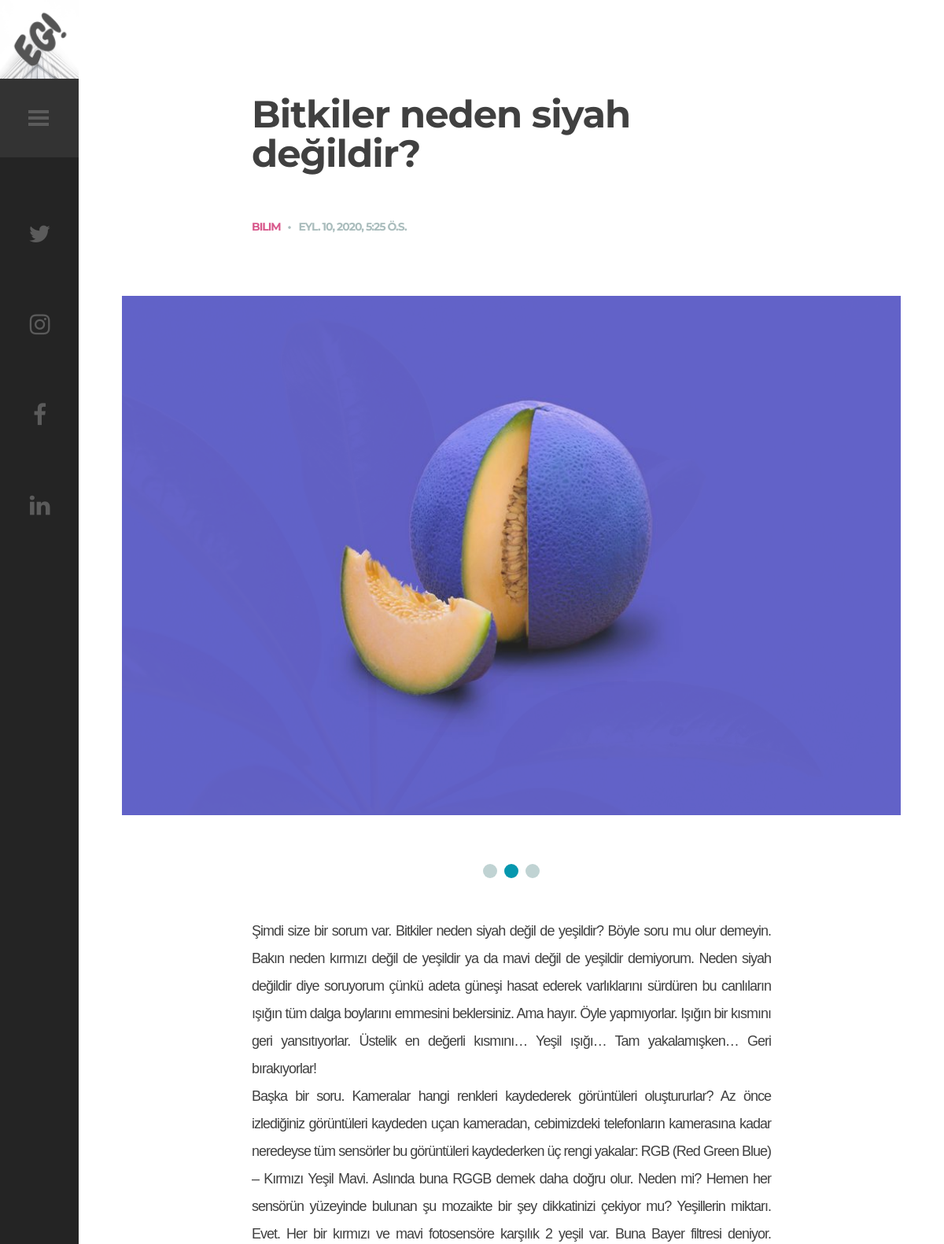
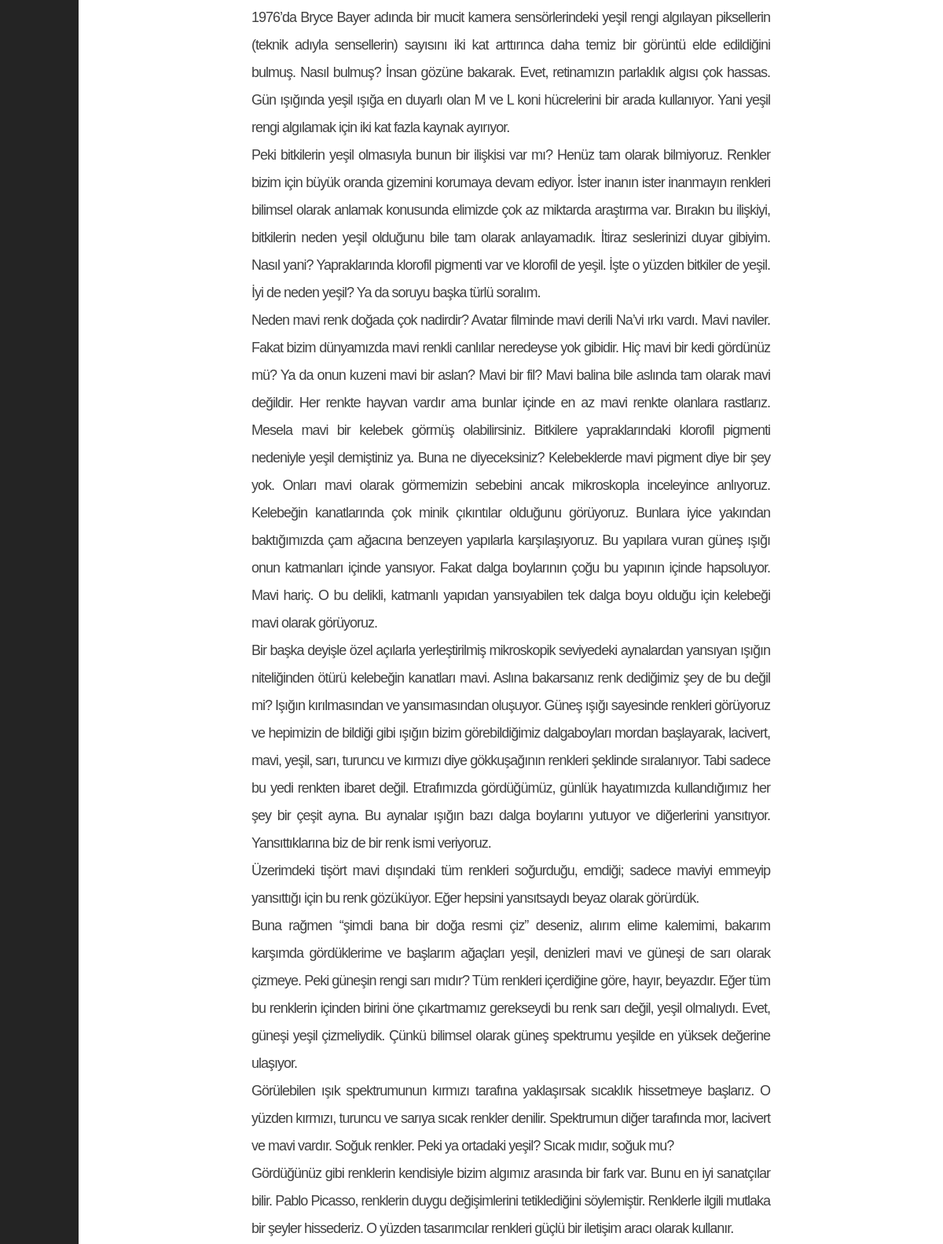
The app's page /blog/single/2/ (upper part) with its own data (2 pictures, top to bottom).
### blog/models.py (models this page shows, shortened)
class Blog(models.Model):
    title = models.CharField(max_length=200,verbose_name="Başlık")
    content = models.TextField(verbose_name="İçerik")
    quote = models.TextField(blank = True, null = True, verbose_name = "Alıntı")
    category = models.ForeignKey(Blog_Category, on_delete=models.CASCADE,verbose_name="Kategori")
    date = models.DateTimeField(auto_now_add=True,verbose_name="Oluşturulma Tarihi")
    published = models.BooleanField(verbose_name="Görünürlük")
    image_1 = models.FileField(blank = True, null = True, verbose_name="Makaleye içerik ekleyin",default="buyap.jpeg")
    image_2 = models.FileField(blank = True, null = True, verbose_name="Makaleye içerik ekleyin",default="buyap.jpeg")
    image_3 = models.FileField(blank = True, null = True, verbose_name="Makaleye içerik ekleyin",default="buyap.jpeg")
    image_4 = models.FileField(blank = True, null = True, verbose_name="Makaleye içerik ekleyin",default="buyap.jpeg")

class Blog_Category(models.Model):
    name = models.CharField(max_length=100, verbose_name = "Kategori Adı")
    url = models.CharField(max_length=100, verbose_name = "Kategori URL")
    def __str__(self):
        return self.name

### blog/views.py (the view)
# urls.py: path("single/<int:id>/", views.single, name = "single"),
def single(request,id):
    blogs = Blog.objects.filter(published=True, id = id)
    content_list = []
    quote_list = []
    for blog in blogs:
        content_list = (blog.content.split("\n" or "\r"))
        quote_list = (blog.quote.split("\n" or "\r"))
    context = {
        "blogs" : blogs,
        "content_list" : content_list,
        "quote_list" : quote_list
    }
    return render(request,"single.html",context)

### templates/single.html (shortened to what this page needs)
{% extends "layout.html" %}
{% load static %}
{% block body %}
<body class="single-post">
{% endblock body %}
{% block content %}
{% for blog in blogs %}
        <div id="content" class="site-content center-relative">
            <div class="single-post-wrapper content-1070 center-relative">
                <article class="center-relative">
                    <h1 class="entry-title">
                        {{blog.title}}
                    </h1>
                    <div class="post-info content-660 center-relative">
                        <div class="cat-links">
                            <ul>
                                <li><a href="#">{{blog.category}}</a></li>
                            </ul>
                        </div>
                        <div class="entry-date published">{{blog.date}}</div>
                    </div>
                    <div class="entry-content">
                        <div class="post-full-width">
                            <div class="image-slider-wrapper">
                                <div class="caroufredsel_wrapper">
                                    <ul id="slider1" class="image-slider slides center-text">
                                        <li><img src="{{blog.image_1.url}}" alt=""></li>
                                        <li><img src="{{blog.image_2.url}}" alt=""></li>
                                    </ul>
                                </div>
                                <div class="slider1_pagination carousel_pagination left"></div>
                            </div>
                        </div>
                        <div class="content-wrap content-660 center-relative">
                            {% for content in content_list %}
                                <p>     {{content}}</p>
                            {% endfor %}
                            <br>
                        </div>
                    </div>
                </article>
            </div>
        </div>
{% endfor %}
{% endblock content %}

### static/css/clear.css (style rules this page uses)
html, body, div, span, object, iframe, h1, h2, h3, h4, h5, h6, p, blockquote, pre, abbr, address, cite, code, del, dfn, em, img, ins, kbd, q, samp, small, strong, sub, sup, var, b, i, ol, ul, li, fieldset, form, label, legend, table, caption, tbody, tfoot, thead, tr, th, td, article, aside, canvas, details, figcaption, figure, footer, header, hgroup, menu, nav, section, summary, time, mark, audio, video { margin:0; padding:0; border:0; outline: none; font-size:100%; vertical-align:baseline; background:transparent; }
body { line-height:1; }
article,aside,details,figcaption,figure, footer,header,hgroup,menu,nav,section { display:block; }
nav ul,ul,ol { list-style:none; }
a { margin:0; padding:0; font-size:100%; outline: none; vertical-align:baseline; background:transparent; }

### static/css/common.css (style rules this page uses)
.left { float: left; }
.center-relative { margin-left: auto; margin-right: auto; }
.center-text { text-align: center !important; }
h1,h2,h3,h4,h5,h6 { padding: 20px 0; }
h1 { font-size: 38px; line-height: 38px; }

### static/css/carouFredSel.css (style rules this page uses)
.carousel_pagination { margin-top: 50px; margin-bottom: 50px; margin-left: 160px;z-index: 1;position: relative; }
.caroufredsel_wrapper { z-index: 1 !important; margin-top: 0 !important; margin-left: 0 !important; }

### static/style.css (style rules this page uses)
html { overflow: hidden; }
body { font-family: 'Libre Baskerville',sans-serif, Arial;; font-size: 18px; line-height: 35px; font-weight: 400; letter-spacing: -1px; color: #404040; background-color: #fff; }
body a { text-decoration: none; color: #404040; transition: color .2s linear, background-color .2s linear, border-color .2s linear; }
.content-660 { max-width: 660px; }
.content-1070 { max-width: 1070px; }
.content-660 img, .content-1070 img, .content-900 img { max-width: 100%; max-height: 100%; width: auto; height: auto; }
.site-content { width: calc(100% - 100px); margin-left: 100px; padding-bottom: 100px; position: relative; -webkit-transition: margin 0.3s ease; -moz-transition: margin 0.3s ease; -ms-transition: margin 0.3s ease; -o-transition: margin 0.3s ease; transition: margin 0.3s ease; }
.cat-links { font-family: 'Montserrat', sans-serif, Arial; display: inline-block; font-size: 16px; text-transform: uppercase; font-weight: 700; }
.cat-links ul li { display: inline-block; margin-right: 5px; }
.cat-links ul li a { color: #D8588C; font-size: 14px; }
.cat-links ul li:after { content: ","; }
.cat-links ul li:last-child:after { display: none; }
.published { font-family: 'Montserrat', sans-serif, Arial; display: inline-block; font-size: 14px; text-transform: uppercase; font-weight: 700; color: #aabdbd; }
.published:before { content: "\2022"; font-size: 14px; display: inline-block; margin-right: 10px; }
.single-post article { margin: 0 auto; text-align: justify; }
.single-post h1.entry-title { font-family: 'Montserrat', sans-serif, Arial; margin-bottom: 30px; -ms-word-wrap: break-word; word-wrap: break-word; font-size: 48px; line-height: 50px; padding-top: 120px; text-align: left; width: 660px; max-width: 90%; margin-left: auto; margin-right: auto; }
.post-info { font-family: 'Montserrat', sans-serif, Arial; padding-bottom: 70px; }
@media screen and (max-width: 1650px) { .content-1070 { width: 1070px; max-width: 90%; } }

### records on screen
Blog: title "Bitkiler neden siyah değildir?", category "BILIM", date "EYL. 10, 2020, 5:25 Ö.S.", image_2 (picture), content_list "Şimdi size bir sorum var. Bitkiler neden siyah değil de yeşildir? Böyle soru mu olur demeyin. Bakın neden kırmızı değil de yeşildir ya da mavi değil de yeşildir demiyorum. Neden siyah değildir diye soruyorum çünkü adeta güneşi hasat ederek varlıklarını sürdüren bu canlıların ışığın tüm dalga boylarını emmesini beklersiniz. Ama hayır. Öyle yapmıyorlar. Işığın bir kısmını geri yansıtıyorlar. Üstelik en değerli kısmını… Yeşil ışığı… Tam yakalamışken… Geri bırakıyorlar!" "Başka bir soru. Kameralar hangi renkleri kaydederek görüntüleri oluştururlar? Az önce izlediğiniz görüntüleri kaydeden uçan kameradan, cebimizdeki telefonların kamerasına kadar neredeyse tüm sensörler bu görüntüleri kaydederken üç rengi yakalar: RGB (Red Green Blue) – Kırmızı Yeşil Mavi. Aslında buna RGGB demek daha doğru olur. Neden mi? Hemen her sensörün yüzeyinde bulunan şu mozaikte bir şey dikkatinizi çekiyor mu? Yeşillerin miktarı. Evet. Her bir kırmızı ve mavi fotosensöre karşılık 2 yeşil var. Buna Bayer filtresi deniyor. 1976’da Bryce Bayer adında bir mucit kamera sensörlerindeki yeşil rengi algılayan piksellerin (teknik adıyla sensellerin) sayısını iki kat arttırınca daha temiz bir…" "Peki bitkilerin yeşil olmasıyla bunun bir ilişkisi var mı? Henüz tam olarak bilmiyoruz. Renkler bizim için büyük oranda gizemini korumaya devam ediyor. İster inanın ister inanmayın renkleri bilimsel olarak anlamak konusunda elimizde çok az miktarda araştırma var. Bırakın bu ilişkiyi, bitkilerin neden yeşil olduğunu bile tam olarak anlayamadık. İtiraz seslerinizi duyar gibiyim. Nasıl yani? Yapraklarında klorofil pigmenti var ve klorofil de yeşil. İşte o yüzden bitkiler de yeşil. İyi de neden yeşil? Ya da soruyu başka türlü soralım." "Neden mavi renk doğada çok nadirdir? Avatar filminde mavi derili Na’vi ırkı vardı. Mavi naviler. Fakat bizim dünyamızda mavi renkli canlılar neredeyse yok gibidir. Hiç mavi bir kedi gördünüz mü? Ya da onun kuzeni mavi bir aslan? Mavi bir fil? Mavi balina bile aslında tam olarak mavi değildir. Her renkte hayvan vardır ama bunlar içinde en az mavi renkte olanlara rastlarız. Mesela mavi bir kelebek görmüş olabilirsiniz. Bitkilere yapraklarındaki klorofil pigmenti nedeniyle yeşil demiştiniz ya. Buna ne diyeceksiniz? Kelebeklerde mavi pigment diye bir şey yok. Onları mavi olarak görmemizin sebebini ancak mikroskopla inceleyince anlıyoruz. Kelebeğin kanatlarında çok minik çıkıntılar olduğunu…" "Bir başka deyişle özel açılarla yerleştirilmiş mikroskopik seviyedeki aynalardan yansıyan ışığın niteliğinden ötürü kelebeğin kanatları mavi. Aslına bakarsanız renk dediğimiz şey de bu değil mi? Işığın kırılmasından ve yansımasından oluşuyor. Güneş ışığı sayesinde renkleri görüyoruz ve hepimizin de bildiği gibi ışığın bizim görebildiğimiz dalgaboyları mordan başlayarak, lacivert, mavi, yeşil, sarı, turuncu ve kırmızı diye gökkuşağının renkleri şeklinde sıralanıyor. Tabi sadece bu yedi renkten ibaret değil. Etrafımızda gördüğümüz, günlük hayatımızda kullandığımız her şey bir çeşit ayna. Bu aynalar ışığın bazı dalga boylarını yutuyor ve diğerlerini yansıtıyor. Yansıttıklarına biz de bir renk…" "Üzerimdeki tişört mavi dışındaki tüm renkleri soğurduğu, emdiği; sadece maviyi emmeyip yansıttığı için bu renk gözüküyor. Eğer hepsini yansıtsaydı beyaz olarak görürdük." "Buna rağmen “şimdi bana bir doğa resmi çiz” deseniz, alırım elime kalemimi, bakarım karşımda gördüklerime ve başlarım ağaçları yeşil, denizleri mavi ve güneşi de sarı olarak çizmeye. Peki güneşin rengi sarı mıdır? Tüm renkleri içerdiğine göre, hayır, beyazdır. Eğer tüm bu renklerin içinden birini öne çıkartmamız gerekseydi bu renk sarı değil, yeşil olmalıydı. Evet, güneşi yeşil çizmeliydik. Çünkü bilimsel olarak güneş spektrumu yeşilde en yüksek değerine ulaşıyor." "Görülebilen ışık spektrumunun kırmızı tarafına yaklaşırsak sıcaklık hissetmeye başlarız. O yüzden kırmızı, turuncu ve sarıya sıcak renkler denilir. Spektrumun diğer tarafında mor, lacivert ve mavi vardır. Soğuk renkler. Peki ya ortadaki yeşil? Sıcak mıdır, soğuk mu?" "Gördüğünüz gibi renklerin kendisiyle bizim algımız arasında bir fark var. Bunu en iyi sanatçılar bilir. Pablo Picasso, renklerin duygu değişimlerini tetiklediğini söylemiştir. Renklerle ilgili mutlaka bir şeyler hissederiz. O yüzden tasarımcılar renkleri güçlü bir iletişim aracı olarak kullanır."
